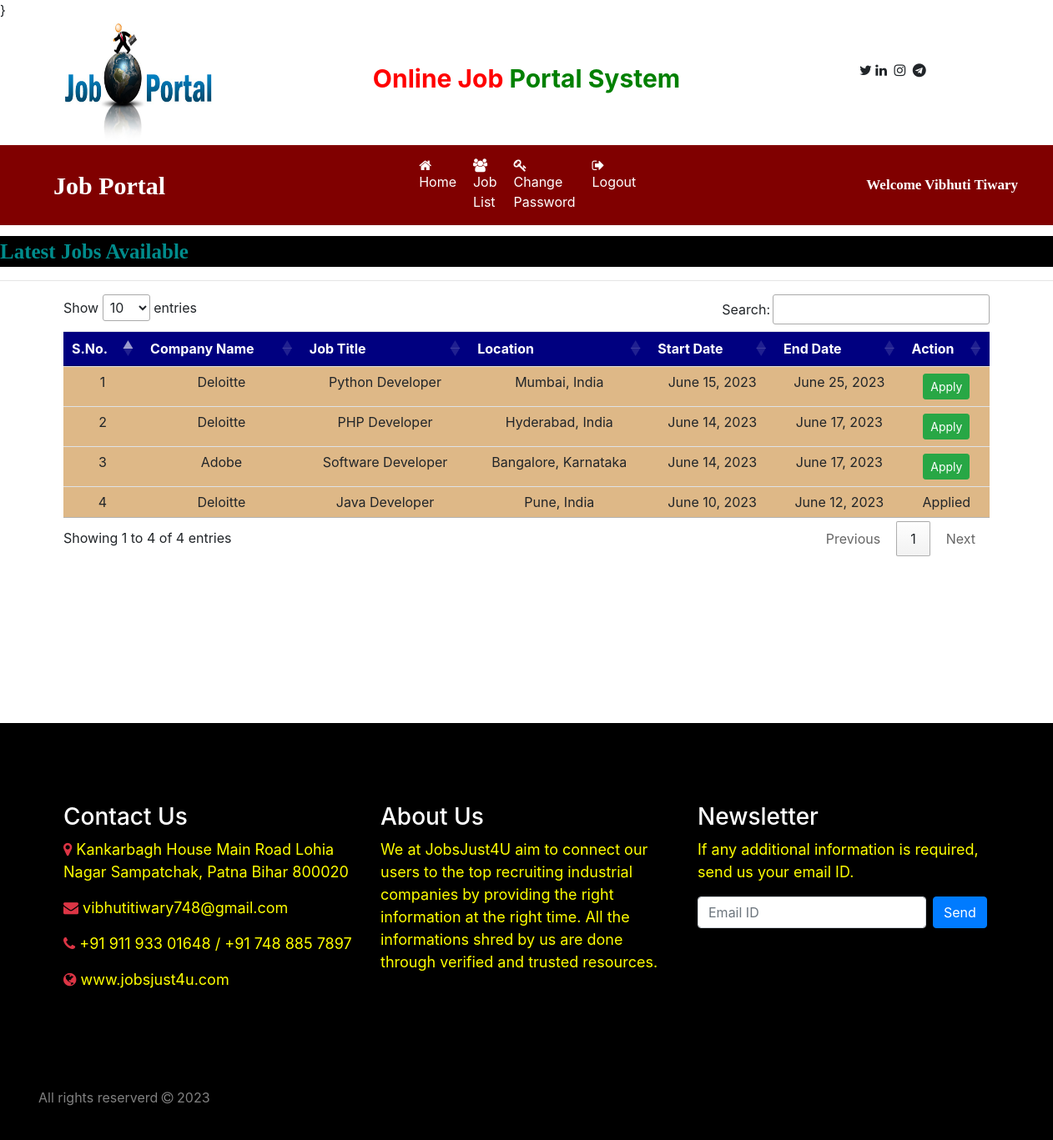
Page /user_latestjobs (signed in) on the committed database.
### job/models.py (models this page shows, shortened)
class Job(models.Model):
    recruiter=models.ForeignKey(Recruiter, on_delete=models.CASCADE)
    start_date=models.DateField()
    end_date=models.DateField()
    title=models.CharField(max_length=100)
    salary=models.FloatField(max_length=20)
    image=models.FileField()
    description=models.CharField(max_length=300)
    experience=models.CharField(max_length=50)
    location=models.CharField(max_length=100)
    skills=models.CharField(max_length=100)
    creationdate=models.DateField()

class Recruiter(models.Model):
    user=models.ForeignKey(User, on_delete=models.CASCADE)
    mobile=models.CharField(max_length=15, null=True)
    image=models.FileField(null=True)
    gender=models.CharField(max_length=15, null=True)
    company=models.CharField(max_length=100,null=True)
    type=models.CharField(max_length=15, null=True)
    status=models.CharField(max_length=20, null=True)

### job/views.py (the view)
# urls.py: path('user_latestjobs', user_latestjobs, name="user_latestjobs"),
def user_latestjobs(request):
    job=Job.objects.all().order_by('-start_date')
    user=request.user
    student=StudentUser.objects.get(user=user)
    data=Apply.objects.filter(student=student)
    li=[]
    for i in data:
        li.append(i.job.id)
    d={'job':job,'li':li}
    return render(request, 'user_latestjobs.html',d)

### job/templates/user_latestjobs.html (shortened to what this page needs)
{% load static %}
{% block body %}
{% include 'user_navigation.html' %}
<marquee style="font-family: 'Monotype Corsiva'; font-size: 25px; color: darkcyan; background-color: black; font-weight: bold; margin-top: 1%">
    Latest Jobs Available
</marquee>
<hr>
<div class="container">
<table class="table table-hover" id="example" class="display" style="width:100%">
    <thead>
        <tr style="background-color: #000080; color: white;">
            <th>S.No.</th>
            <th>Company Name</th>
            <th>Job Title</th>
            <th>Location</th>
            <th>Start Date</th>
            <th>End Date</th>
            <th>Action</th>
        </tr>
    </thead>
    <tbody>
        {% for i in job %}
        <tr style="background-color: #DEB887;">
            <td>{{forloop.counter}}</td>
            <td>{{i.recruiter.company}}</td>
            <td>{{i.title}}</td>
            <td>{{i.location}}</td>
            <td>{{i.start_date}}</td>
            <td>{{i.end_date}}</td>
            {% if i.id in li %}
            <td>Applied</td>
            {% else %}
            <td><a href="{% url 'job_detail' i.id%}" class="btn btn-success btn-sm">Apply</a>
            </td>
            {% endif %}
        </tr>
    {% endfor %}
    </tbody>
</table>
</div>
{% include 'footer.html' %}
<link rel="stylesheet" type="text/css" href="https://cdn.datatables.net/1.10.25/css/jquery.dataTables.min.css">
{% endblock %}

### job/templates/user_navigation.html (shortened to what this page needs)
<html>
<head>
    {% load static%}
    <link rel="stylesheet" href="https://maxcdn.bootstrapcdn.com/bootstrap/4.5.2/css/bootstrap.min.css">
    <link rel="stylesheet" href="https://cdnjs.cloudflare.com/ajax/libs/font-awesome/4.7.0/css/font-awesome.min.css">
</head> }
<body>
    <div class="container">
        <div class="row">
            <div class="col-sm-3">
                <img src="{% static 'images/job1.png'%}" style="width: 180px; height: 150px">
            </div>
            <div class="col-sm-6 mt-5 text-center">
                <span style="font-weight : bold; font-size: 30px">
                    <span style="color: red">Online Job</span>
                    <span style="color: green">Portal System</span>
                </span>
            </div>
            <div class="col-sm-3 mt-5" style="padding-left: 10%">
                <span><i class="fa fa-twitter" pl-1></i></span>
                <span><i class="fa fa-linkedin" pl-1></i></span>
                <span><i class="fa fa-instagram pl-1"></i></span>
                <span><i class="fa fa-telegram pl-1"></i></span>
            </div>
        </div>
    </div>
    <nav class="navbar navbar-expand-sm" style="background-color: maroon">
        <a class="navbar-brand text-white pl-5 font-weight-bold"
            style="font-family: 'Monotype Corsiva'; font-size: 30px;">Job Portal</a>
        <ul class="navbar-nav">
            <li class="nav-item">
                <a class="nav-link" href="{% url 'user_home' %}" style="margin-left: 280px"><i
                        class="fa fa-home mr-1 mr-1"></i>Home</a>
            </li>
            <li class="nav-item">
                <a class="nav-link" href="{% url 'user_latestjobs' %}"><i class="fa fa-users mr-1"></i>Job List</a>
            </li>
            <li class="nav-item">
                <a class="nav-link" href="{% url 'change_passworduser' %}"><i class="fa fa-key mr-1"></i>Change
                    Password</a>
            <li class="nav-item">
                <a class="nav-link" href="{% url 'Logout' %}"><i class="fa fa-sign-out mr-1"></i>Logout</a>
            </li>
            </li>
        </ul>
        <nav class="navbar navbar-expand-sm" style="background-color: maroon">
            <a class="navbar-brand text-white pl-5 font-weight-bold"
                style="font-family: 'Monotype Corsiva'; font-size: 17px; margin-left: 200px;">Welcome
                {{request.user.first_name}}
                {{request.user.last_name}}</a>
        </nav>
    </nav>
</body>
</html>

### job/templates/user_navigation.html (style rules this page uses)
.nav-link { color: white !important; margin-right: 4px; }

### job/templates/user_latestjobs.html (style rules this page uses)
tr { text-align: center; }

### rows in the picture
Job: recruiter.company "Deloitte", title "Python Developer", location "Mumbai, India", start_date "June 15, 2023", end_date "June 25, 2023", shows "Apply"
Job: recruiter.company "Deloitte", title "PHP Developer", location "Hyderabad, India", start_date "June 14, 2023", end_date "June 17, 2023", shows "Apply"
Job: recruiter.company "Adobe", title "Software Developer", location "Bangalore, Karnataka", start_date "June 14, 2023", end_date "June 17, 2023", shows "Apply"
Job: recruiter.company "Deloitte", title "Java Developer", location "Pune, India", start_date "June 10, 2023", end_date "June 12, 2023", shows "Applied"

### other values in the picture
{{ request.user.first_name }} "Vibhuti"
{{ request.user.last_name }} "Tiwary"
